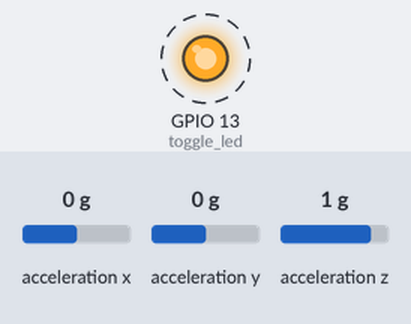
This program was run on a simulated ESP32. On the bench: output pins drawn as LEDs (lit = HIGH). Dashed ring = blinking. Inputs (shaded band) come from the test bench; at power-on: acceleration x 0 g, acceleration y 0 g, acceleration z 1 g. What the program prints to the serial monitor is not drawn.

Above: at 0.05 s.
Timing chart, 0 to 3.0 s (numbered marks = the images above):
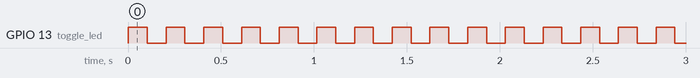

Measured:
- by itself, GPIO 13 (toggle_led): alternates HIGH for 0.10 s and LOW for 0.10 s

The program:

main.cpp
```cpp
#include <Arduino.h>

// accelerometer
#include <Wire.h>
#include <Adafruit_I2CDevice.h>
#include <Adafruit_Sensor.h>
#include <Adafruit_ADXL345_U.h>

Adafruit_ADXL345_Unified accel = Adafruit_ADXL345_Unified(12345);

// put function declarations here:
int myFunction(int, int);
void toggle_led();
inline bool accel_setup();
void get_acc();

void setup()
{
  Serial.begin(115200);
  pinMode(13, OUTPUT);
  accel_setup();
  delay(000);
  // put your setup code here, to run once:
  int result = myFunction(2, 3);
}

void loop()
{
  // put your main code here, to run repeatedly:
  // Serial.println(myFunction(2, 4));
  get_acc();
  toggle_led();
  delay(100);
}

// put function definitions here:
int myFunction(int x, int y)
{
  return x + y;
}

void toggle_led()
{
  digitalWrite(13, !digitalRead(13));
}

void get_acc()
{
  sensors_event_t event;
  accel.getEvent(&event);

  /* Display the results (acceleration is measured in m/s^2) */
  Serial.print("X: ");
  Serial.print(event.acceleration.x);
  Serial.print("  ");
  Serial.print("Y: ");
  Serial.print(event.acceleration.y);
  Serial.print("  ");
  Serial.print("Z: ");
  Serial.print(event.acceleration.z);
  Serial.print("  ");
  Serial.println("m/s^2 ");
}

inline bool accel_setup()
{
  // we need to setup the SDa and SCL pins to be 22,23
  /** @note (Important!!)
   * In the ESP32, the default SCA and SCL pins are 21 and 22 but on out board those
   * are 22 and 23. so we need to configure this or else the I2C bus wont work
   * here is a links with general explanations:
   *
   * 1. https://randomnerdtutorials.com/esp32-i2c-communication-arduino-ide/
   * 2. https://randomnerdtutorials.com/esp32-pinout-reference-gpios/
   */
  Wire.begin();
  // begin accelerometer operation
  bool success = accel.begin();
  // set range to +-16g (+-156.9 m/s)
  accel.setRange(ADXL345_RANGE_16_G);
  // get and print sensor data on serial
  sensor_t sensor_data;
  accel.getSensor(&sensor_data);

  Serial.println("//////////////// accel setup ////////////////");
  if (success)
  {
    Serial.println("success!");
  }
  else
  {
    Serial.println("failed!");
  }
  return success;
}
```
